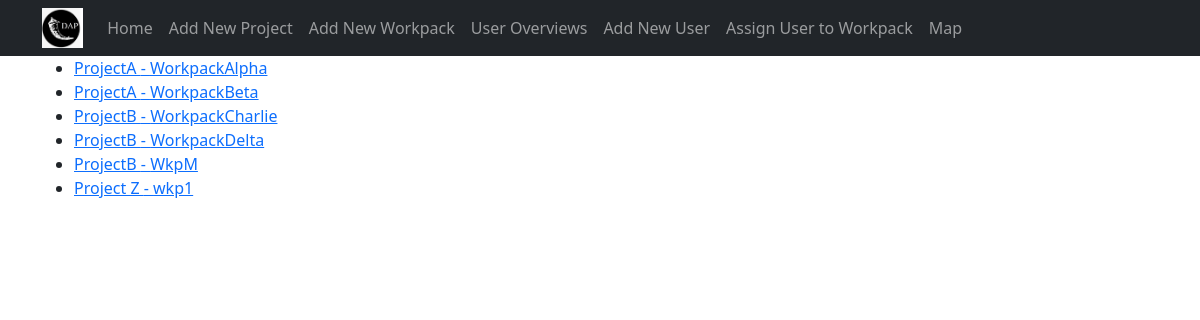
Before: / with the older database file.
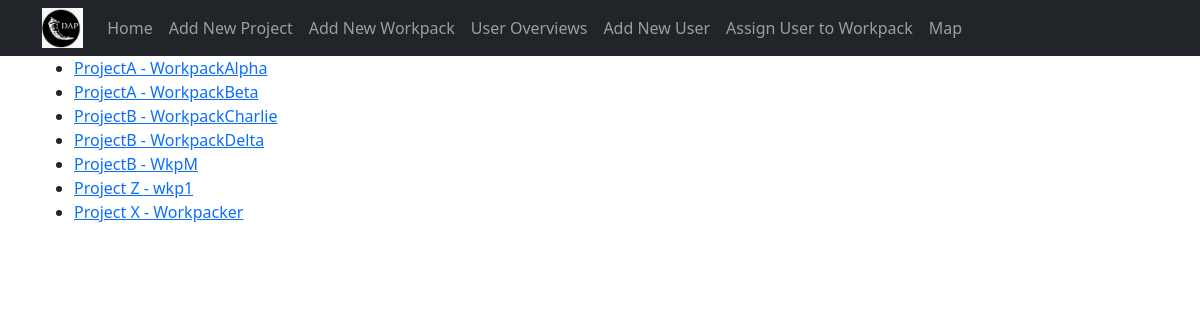
After: the same page with the newer database file.
### tables this page shows
CREATE TABLE dap_workpack (
	uid integer PRIMARY KEY AUTOINCREMENT,
	workpack_name text,
	project_id integer,
	workpack_extent text
);

CREATE TABLE dap_project (
	uid integer PRIMARY KEY AUTOINCREMENT,
	project_name text,
	project_db text
);

### app.py (the view)
@app.route("/")
def home():
    workpacks = get_workpacks()
    return render_template("home.html",
                           workpacks=workpacks)

### app.py (called while the page is built)
@app.teardown_appcontext
def close_connection(exception):
    db = getattr(g, "_database", None)
    if db is not None:
        db.close()

### model.py (called while the page is built)
def get_db():
    db = getattr(g, "_database", None)
    if db is None:
        db = g._database = sqlite3.connect("db/dap_admin.db")
    return db

def get_workpacks():
    conn = get_db()
    c = conn.cursor()
    workpacks_from_db = c.execute("""SELECT w.uid as wkp_id,
                    p.project_name, w.workpack_name, w.workpack_extent
                    FROM
                    dap_project AS p
                    INNER JOIN dap_workpack AS w ON p.uid = w.project_id
                    ORDER BY p.uid
    """)
    workpacks = []
    for row in workpacks_from_db:
        workpack = {
            "id": row[0],
            "project": row[1],
            "workpack": row[2],
            "extent": row[3]
        }
        workpacks.append(workpack)
    return workpacks

### templates/home.html (shortened to what this page needs)
{% extends 'base.html' %}
{% set active_page = 'home' %}
{% block content %}
  <div class="row">
    <div class="col-lg-9">
      <ul>
        {% if workpacks %}
        {% for workpack in workpacks %}
        <li>
          <a href="{{ url_for('workpack_view', index=workpack.id) }}">
            {{ workpack.project }} - {{ workpack.workpack }}
          </a>
        </li>
        {% endfor %}
      </ul>
        {% else %}
        <h1 class="offset-lg-3">No items to show.</h1>
        {% endif %}
    </div>
  </div>
{% endblock %}

### templates/base.html (shortened to what this page needs)
<!DOCTYPE html>
<html lang="en">
<head>
    <link href="https://cdn.jsdelivr.net/npm/bootstrap@5.1.3/dist/css/bootstrap.min.css" rel="stylesheet">
    <link rel="stylesheet" href="{{ url_for ('static', filename='css/style.css') }}">
    <link rel="stylesheet" href="https://js.arcgis.com/4.5/esri/css/main.css">
</head>
<body>
    <nav class="navbar navbar-expand-lg navbar-dark bg-dark fixed-top">
        <div class="container">
                <a href="{{ url_for('home') }}" class="navbar-brand">
                    <img src="{{ url_for ('static', filename='images/dap_logo.jpg') }}" height="40px">
                </a>
      <div class="collapse navbar-collapse" id="navbarResponsive">
        <ul class="navbar-nav ml-auto">
          <li class="nav-item {{ 'active' if active_page == 'home' else '' }}">
            <a href="{{ url_for('home') }}" class="nav-link">Home</a>
          </li>
          <li class="nav-item {{ 'active' if active_page == 'new_project' else ''}}">
            <a href="{{ url_for('new_project') }} " class="nav-link">Add New Project</a>
          </li>
          <li class="nav-item {{ 'active' if active_page == 'new_workpack' else ''}}">
            <a href="{{ url_for('new_workpack') }} " class="nav-link">Add New Workpack</a>
          </li>
          <li class="nav-item {{ 'active' if active_page == 'user_overview' else ''}}">
            <a href="{{ url_for('user_overview') }} " class="nav-link">User Overviews</a>
          </li>
          <li class="nav-item {{ 'active' if active_page == 'new_user' else ''}}">
            <a href="{{ url_for('new_user') }} " class="nav-link">Add New User</a>
          </li>
          <li class="nav-item {{ 'active' if active_page == 'new_workpackuser' else ''}}">
            <a href="{{ url_for('new_workpackuser') }} " class="nav-link">Assign User to Workpack</a>
          </li>
          <li class="nav-item {{ 'active' if active_page == 'map_func' else ''}}">
            <a href="{{ url_for('map_func') }} " class="nav-link">Map</a>
          </li>
        </ul>
      </div>
    </div>
  </nav>
  <div class="container">
  {% block content %}{% endblock %}
  </div>
  <script src="https://stackpath.bootstrapcdn.com/bootstrap/4.4.1/js/bootstrap.min.js"></script></body>
</body>
</html>

### static/css/style.css (style rules this page uses)
body { padding-top: 56px; }
.navbar-brand { padding-top:0rem; padding-bottom: 0rem; }

Changed rows visible on the page:
added dap_workpack: project "Project X", workpack "Workpacker"
